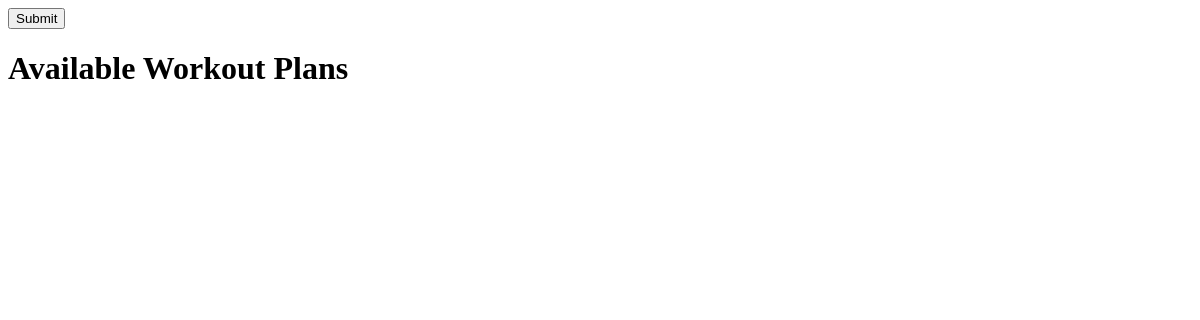
The app's page /workout-plans/, older data.
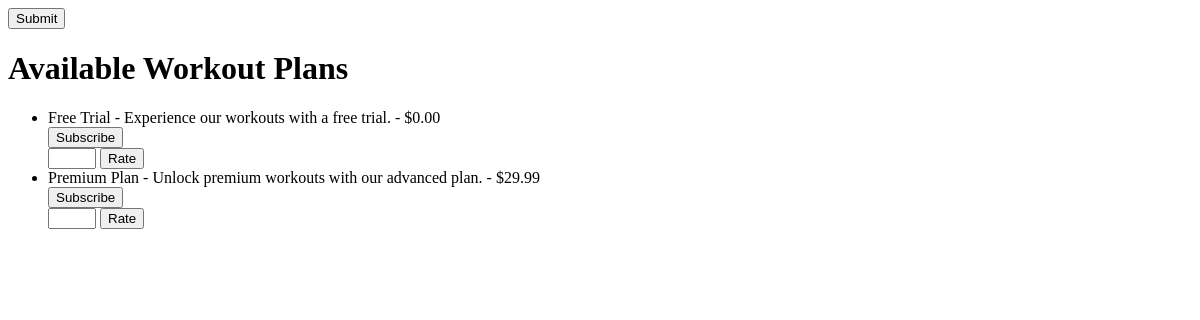
The same page, newer data.
### fitness/models.py (models this page shows, shortened)
class WorkoutPlan(models.Model):
    title = models.CharField(max_length=255)
    description = models.TextField()
    price = models.DecimalField(max_digits=6, decimal_places=2)

### fitness/views.py (the view)
# urls.py: path('workout-plans/', workout_plans, name='workout_plans'),
def workout_plans(request):
    plans = WorkoutPlan.objects.all()
    return render(request, 'fitness/workout_plan_list.html', {'plans': plans})

### fitness/templates/fitness/workout_plan_list.html (shortened to what this page needs)
<!DOCTYPE html>
<form method="post">
  <input type="submit" value="Submit" />
</form>
<html lang="en">
  <head>
  </head>
  <body>
    <h1>Available Workout Plans</h1>
    <ul>
      {% for plan in plans %}
      <li>{{ plan.title }} - {{ plan.description }} - ${{ plan.price }}</li>
      <form method="post" action="{% url 'subscribe' plan.id %}">
        <button type="submit">Subscribe</button>
      </form>
      <form method="post" action="{% url 'rate_workout_plan' plan.id %}">
        <input type="number" name="rating" min="1" max="5" required />
        <button type="submit">Rate</button>
      </form>
      {% endfor %}
    </ul>
  </body>
</html>

Row changes from the older to the newer data that the page shows:
added WorkoutPlan: title "Free Trial", description "Experience our workouts with a free trial.", price "0.00"
added WorkoutPlan: title "Premium Plan", description "Unlock premium workouts with our advanced plan.", price "29.99"
